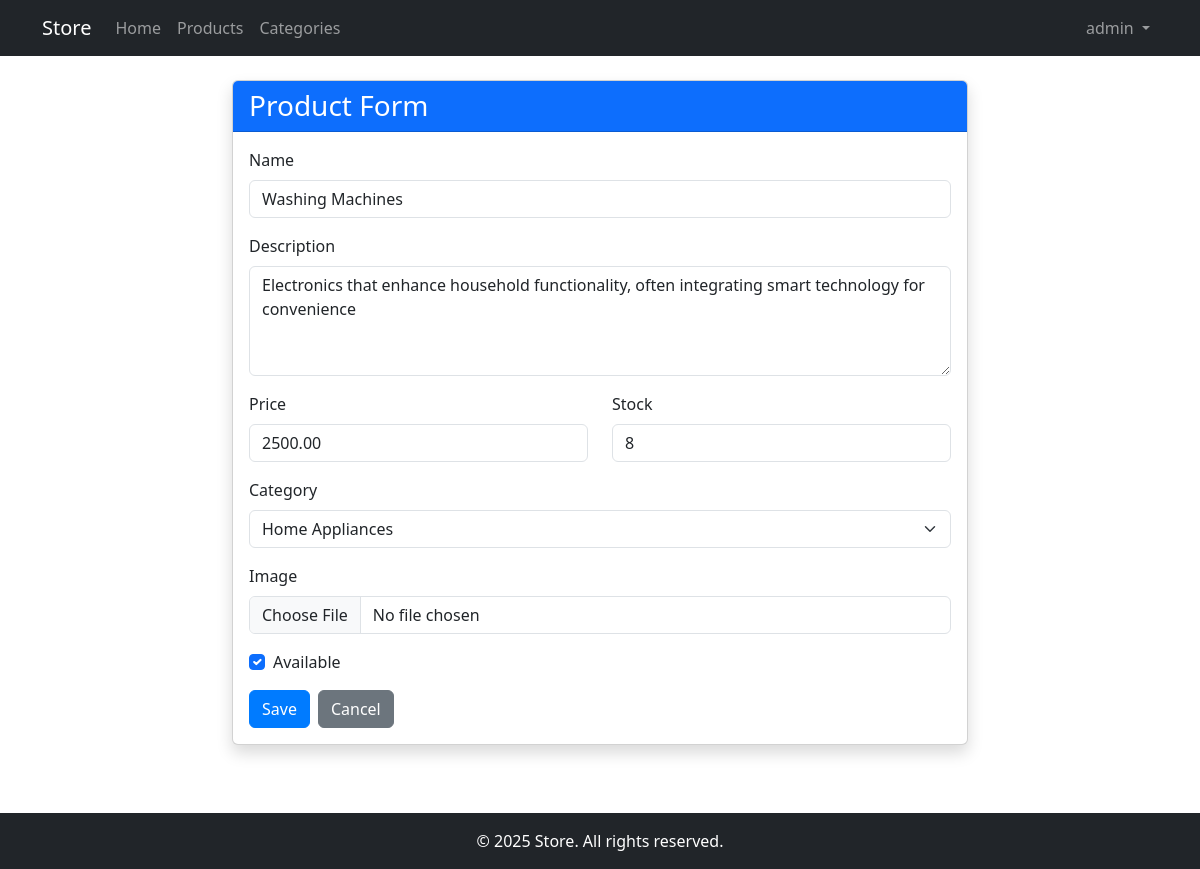
Screenshot of /products/4/update/ (signed in) with the database file from the repository.
### product/models.py (models this page shows, shortened)
class Product(models.Model):
    name = models.CharField(max_length=200)
    description = models.TextField()
    price = models.DecimalField(max_digits=10, decimal_places=2)
    stock = models.PositiveIntegerField(default=0)
    is_available = models.BooleanField(default=True)
    category = models.ForeignKey(Category, on_delete=models.CASCADE, related_name='products')
    image = models.ImageField(upload_to='products/', blank=True, null=True)
    created_at = models.DateTimeField(auto_now_add=True)
    updated_at = models.DateTimeField(auto_now=True)
    class Meta:
        ordering = ['-created_at']

### product/views.py (the view, shortened to what this page needs)
# urls.py: path('<int:pk>/update/', views.ProductUpdateView.as_view(), name='product_update'),
class ProductUpdateView(LoginRequiredMixin, UpdateView):
    model = Product
    form_class = ProductForm
    template_name = 'product/product_form.html'

### product/forms.py
class ProductForm(forms.ModelForm):
    class Meta:
        model = Product
        fields = ['name', 'description', 'price', 'stock', 'is_available', 'category', 'image']
        widgets = {
            'name': forms.TextInput(attrs={'class': 'form-control'}),
            'description': forms.Textarea(attrs={'class': 'form-control', 'rows': 4}),
            'price': forms.NumberInput(attrs={'class': 'form-control'}),
            'stock': forms.NumberInput(attrs={'class': 'form-control'}),
            'is_available': forms.CheckboxInput(attrs={'class': 'form-check-input'}),
            'category': forms.Select(attrs={'class': 'form-select'}),
            'image': forms.FileInput(attrs={'class': 'form-control'}),
        }

### category/models.py (called while the page is built)
    def __str__(self):
        return self.name

### store/templates/product/product_form.html (shortened to what this page needs)
{% extends 'base.html' %}
{% block content %}
<div class="row justify-content-center">
    <div class="col-md-8">
        <div class="card shadow">
            <div class="card-header bg-primary text-white">
                <h3 class="mb-0">{{ title|default:"Product Form" }}</h3>
            </div>
            <div class="card-body">
                <form method="post" enctype="multipart/form-data">
                    <div class="mb-3">
                        <label for="{{ form.name.id_for_label }}" class="form-label">Name</label>
                        {{ form.name }}
                    </div>
                    <div class="mb-3">
                        <label for="{{ form.description.id_for_label }}" class="form-label">Description</label>
                        {{ form.description }}
                    </div>
                    <div class="row">
                        <div class="col-md-6 mb-3">
                            <label for="{{ form.price.id_for_label }}" class="form-label">Price</label>
                            {{ form.price }}
                        </div>
                        <div class="col-md-6 mb-3">
                            <label for="{{ form.stock.id_for_label }}" class="form-label">Stock</label>
                            {{ form.stock }}
                        </div>
                    </div>
                    <div class="mb-3">
                        <label for="{{ form.category.id_for_label }}" class="form-label">Category</label>
                        {{ form.category }}
                    </div>
                    <div class="mb-3">
                        <label for="{{ form.image.id_for_label }}" class="form-label">Image</label>
                        {{ form.image }}
                    </div>
                    <div class="mb-3 form-check">
                        {{ form.is_available }}
                        <label class="form-check-label" for="{{ form.is_available.id_for_label }}">Available</label>
                    </div>
                    <div class="d-flex gap-2">
                        <button type="submit" class="btn btn-primary">Save</button>
                        <a href="{% url 'product:product_list' %}" class="btn btn-secondary">Cancel</a>
                    </div>
                </form>
            </div>
        </div>
    </div>
</div>
{% endblock %}

### store/templates/base.html (shortened to what this page needs)
<!DOCTYPE html>
<html lang="en">
<head>
    <link href="https://cdn.jsdelivr.net/npm/bootstrap@5.3.0/dist/css/bootstrap.min.css" rel="stylesheet">
    {% load static %}
    <link rel="stylesheet" href="{% static 'css/style.css' %}">
</head>
<body>
    <nav class="navbar navbar-expand-lg navbar-dark bg-dark">
        <div class="container">
            <a class="navbar-brand" href="{% url 'home' %}">Store</a>
            <div class="collapse navbar-collapse" id="navbarNav">
                <ul class="navbar-nav me-auto">
                    <li class="nav-item">
                        <a class="nav-link" href="{% url 'home' %}">Home</a>
                    </li>
                    <li class="nav-item">
                        <a class="nav-link" href="{% url 'product:product_list' %}">Products</a>
                    </li>
                    <li class="nav-item">
                        <a class="nav-link" href="{% url 'category:category_list' %}">Categories</a>
                    </li>
                </ul>
                <ul class="navbar-nav">
                    {% if user.is_authenticated %}
                    <li class="nav-item dropdown">
                        <a class="nav-link dropdown-toggle" href="#" id="navbarDropdown" role="button" data-bs-toggle="dropdown" aria-expanded="false">
                            {{ user.username }}
                        </a>
                    </li>
                    {% endif %}
                </ul>
            </div>
        </div>
    </nav>
    <div class="container mt-4">
        {% block content %}{% endblock %}
    </div>
    <footer class="bg-dark text-white mt-5 py-3">
        <div class="container text-center">
            <p class="mb-0">&copy; {% now "Y" %} Store. All rights reserved.</p>
        </div>
    </footer>
</body>
</html>

### store/static/css/style.css (style rules this page uses)
body { min-height: 100vh; display: flex; flex-direction: column; }
.container { flex: 1; }
.card { transition: transform 0.3s; margin-bottom: 20px; }
.btn-primary { background-color: #007bff; border-color: #007bff; }

### rows the page displays
Product: name "Washing Machines", description "Electronics that enhance household functionality, often integrating smart technology for convenience", price "2500.00", stock "8", category "Home Appliances", is_available "☑"

### other values shown
{{ user.username }} "admin"
{{ title|default:"Product Form" }} "Product Form"
